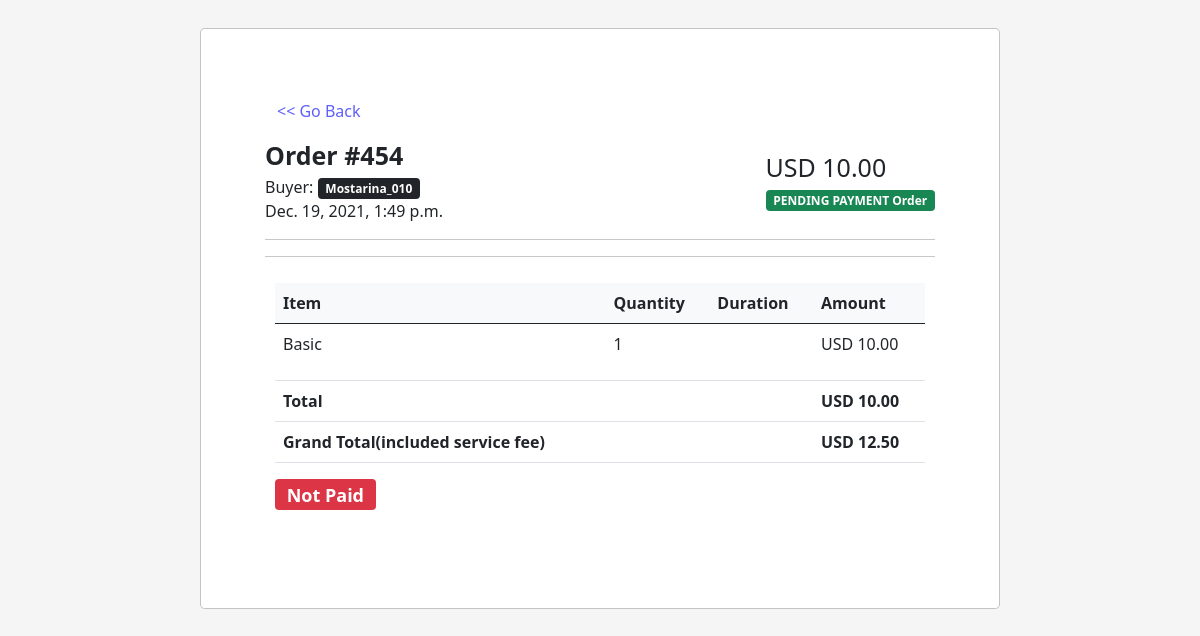
The app's page /adminpanel/order_details/454/ (signed in) with its own data.
### mainApp/models.py (models this page shows, shortened)
class Checkout(models.Model):
    ORDER_CHOICES = (
        ("PENDING PAYMENT", "PENDING PAYMENT"),
        ("ACTIVE", "ACTIVE"),
        ("LATE", "LATE"),
        ("COMPLETED", "COMPLETED"),
        ("DELIVERED", "DELIVERED"),
        ("CANCELLED", "CANCELLED"),
        ("ON REVIEW", "ON REVIEW")
    )
    slug = models.SlugField(max_length=120, null=True, unique=True)
    user = models.ForeignKey(User, on_delete=models.CASCADE)
    seller = models.ForeignKey(
        User, on_delete=models.CASCADE, null=True, related_name='seller')
    created_at = models.DateTimeField(auto_now_add=True)
    updated_at = models.DateTimeField(auto_now_add=True)
    first_name = models.CharField(max_length=120)
    last_name = models.CharField(max_length=120)
    address = models.TextField(null=True)
    package = models.ForeignKey(OfferManager, on_delete=models.CASCADE)
    quantity = models.PositiveIntegerField(default=0)
    price = models.DecimalField(decimal_places=2, max_digits=10, default=0.00)
    total = models.DecimalField(decimal_places=2, max_digits=10, default=0.00)
    grand_total = models.DecimalField(
        decimal_places=2, max_digits=10, default=0.00, null=True)
    paid = models.BooleanField(default=False)
    due_date = models.DateField(null=True)
    order_status = models.CharField(max_length=200, choices=ORDER_CHOICES, default="PENDING PAYMENT")
    is_submitted = models.BooleanField(null=True, blank=True, default=False)
    order_is_seen = models.BooleanField(null=True, blank=True, default=False)
    is_complete = models.BooleanField(default=False, null=True)
    is_cancel = models.BooleanField(default=False, null=True)
    on_review = models.BooleanField(default=False, null=True)
    rated = models.BooleanField(default=False)
    order_submitted_is_seen = models.BooleanField(null=True, blank=True, default=False)
    is_checked = models.BooleanField(default=False)
    buyer_check = models.BooleanField(default=False)
    def save(self, *args, **kwargs):
        self.total = self.price*self.quantity
        service_fee = self.total * 25 / 100
        self.grand_total = self.total + service_fee
        super().save(*args, **kwargs)

class OfferManager(models.Model):
    offer = models.ForeignKey(Offer, on_delete=models.CASCADE, null=True)
    package = models.ForeignKey(Package, on_delete=models.CASCADE, null=True)
    price = models.DecimalField(max_digits=10, decimal_places=2, default=0.00)

class Package(models.Model):
    management_duration_choices = (
        ("1", "1"),
        ("2", "2"),
        ("3", "3"),
        ("4", "4"),
        ("5", "5"),
        ("6", "6"),
        ("7", "7"),
        ("8", "8"),
        ("9", "9"),
        ("10", "10"),
        ("11", "11"),
        ("12", "12"),
        ("13", "13"),
        ("14", "14"),
        ("15", "15")
    )
    title = models.CharField(max_length=120)
    delivery_time = models.ForeignKey(
        DeliveryTime, on_delete=models.CASCADE, null=True)
    package_desc = models.TextField(null=True)
    revision_basic = models.ForeignKey(Revision, on_delete=models.SET_NULL, null=True, blank=True, related_name="revision_basic")
    revision_standard = models.ForeignKey(Revision, on_delete=models.SET_NULL, null=True, blank=True, related_name="revision_standard")
    revision_premium = models.ForeignKey(Revision, on_delete=models.SET_NULL, null=True, blank=True, related_name="revision_premium")
    num_of_pages_for_basic = models.ForeignKey(NumberOfPage, on_delete=models.SET_NULL, null=True, related_name="num_of_pages_for_basic", blank=True)
    num_of_pages_for_standard = models.ForeignKey(NumberOfPage, on_delete=models.SET_NULL, null=True, related_name="num_of_pages_for_standard", blank=True)
    num_of_pages_for_premium = models.ForeignKey(NumberOfPage, on_delete=models.SET_NULL, null=True, related_name="num_of_pages_for_premium", blank=True)
    is_responsive_basic = models.BooleanField(default=False, null=True, blank=True)
    is_responsive_standard = models.BooleanField(default=False, null=True, blank=True)
    is_responsive_premium = models.BooleanField(default=False, null=True, blank=True)
    setup_payment = models.BooleanField(default=False, null=True, blank=True)
    will_deploy = models.BooleanField(default=False, null=True, blank=True)
    is_compitable = models.BooleanField(default=False, null=True, blank=True)
    supported_formats = models.ManyToManyField(FileFormats, blank=True)
    provide_vector = models.BooleanField(default=False, null=True, blank=True)
    is_3dmockup = models.BooleanField(default=False, null=True, blank=True)
    is_high_res_for_basic = models.BooleanField(default=False, null=True, blank=True)
    is_high_res_for_standard = models.BooleanField(default=False, null=True, blank=True)
    is_high_res_for_premium = models.BooleanField(default=False, null=True, blank=True)
    will_sourcefile_for_basic = models.BooleanField(default=False, null=True, blank=True)
    will_sourcefile_for_standard = models.BooleanField(default=False, null=True, blank=True)
    will_sourcefile_for_premium = models.BooleanField(default=False, null=True, blank=True)
    is_campaign_optimization = models.BooleanField(default=False, null=True, blank=True)
    management_duration = models.CharField(max_length=120, choices=management_duration_choices, null=True, blank=True)
    video_length = models.PositiveBigIntegerField(default=0, null=True, blank=True)
    will_embedded_sub = models.BooleanField(default=False, null=True, blank=True)
    is_transactioable = models.BooleanField(default=False, null=True, blank=True)
    is_translated = models.BooleanField(default=False, null=True, blank=True)
    will_srt_logo = models.BooleanField(default=False, null=True, blank=True)
    will_add_logo = models.BooleanField(default=False, null=True, blank=True)
    provide_pdf = models.BooleanField(null=True, default=False, blank=True)
    max_data = models.CharField(max_length=450, null=True, blank=True)
    provide_excel = models.BooleanField(default=False, null=True, blank=True)

### AdminPanel/views.py (the view)
# urls.py: path("order_details/<int:id>/", views.order_details, name="order_details"),
@login_required(login_url="admin-login")
def order_details(request, id):
    order_details = Checkout.objects.get(pk=id)
    order_details.is_checked = True
    order_details.save()
    nots = NotificationModel.objects.filter(has_checked=False).count()
    args = {
        "order_details": order_details,
        "nots": nots,
    }
    return render(request, "admin_order_Details.html", args)

### AdminPanel/templates/admin_order_Details.html (shortened to what this page needs)
{% load static %}
{% include 'base.html' %}
<link rel="stylesheet" href="{% static 'css/adminpanel.css' %}">
    <div class="container">
        <div class="modal-dialog modal-lg modal-dialog-centered" role="document">
        <div class="modal-content">
        <div class="modal-body">
    <div class="main__content container">
        <a href="{% url 'AdminHome' %}"><button class="go-back-button mb-2 btn btn-dark"> << Go Back </button></a>
        <div class="order____details">
          <div class="order__first__colum">
            <p><span class="order__info fw-bold">Order #{{order_details.id}}
              <p>Buyer:  <span class="badge bg-dark"> {{order_details.user}}</span><br>{{order_details.created_at}}</p>
          </div>
          <div class="order__second__colum">
            <p class="erned____amount">USD {{order_details.total}}</p>
            <p><span class="badge bg-success">{{order_details.order_status}} Order</span><p>
        </div>
      </div>
      <hr>
      <div class="order___description">
        <hr>
      </div>
      <div class="order___table table-responsive">
        <table class="table">
          <thead class="bg-light">
            <tr>
              <th scope="col">Item</th>
              <th scope="col">Quantity</th>
              <th scope="col">Duration</th>
              <th scope="col">Amount</th>
            </tr>
          </thead>
          <tbody>
            <tr>
              <td><p>{{ order_details.package.package.title }}</p>
              </td>
              <td>{{ order_details.quantity }}</td>
              <td>{{ duration }}</td>
              <td>USD {{ order_details.total }}</td>
            </tr>
            <tr>
              <td class="fw-bold">Total</td>
              <td></td>
              <td></td>
              <td class="fw-bold">USD {{ order_details.total }}</td>
            </tr>
            <tr>
              <td class="fw-bold">Grand Total<span class="include__service">(included service fee)</span></td>
              <td></td>
              <td></td>
            <td class="fw-bold">USD {{ order_details.grand_total }}</td>
            </tr>
          </tbody>
        </table>
        <h4>
            {% if order_details.paid == False %}
                <p class="badge bg-danger">Not Paid</p>
            {% else %}
             <p class="badge bg-success">Paid</p>
             {% endif %}
            </h4>
      </div>
      </div>
      </div>
    </div>
   </div>
      </div>

### static/css/adminpanel.css (style rules this page uses)
:root { --main-bg-color: #bbe7f2; --main-text-color: #437e8c; --second-text-color: #bbbec5; --second-bg-color: #c1efde; }
body { width: 100% !important; }
* { padding: 0; margin: 0; text-decoration: none !important; }
.main__content { width: 100%; background-color: #fff; padding: 48px; }
.order____details { display: flex; justify-content: space-between; align-items: center; flex-wrap: wrap; }
.order____details p { margin-block-end: 0; margin-block-start: 0; }
.order__info { font-size: 25px; }
.erned____amount { font-size: 25px; }
.order___table { width: 100%; padding: 10px; }

### AdminPanel/templates/admin_order_Details.html (style rules this page uses)
body { background-color: #f5f5f5; }
.go-back-button { background: none; border: none; color: rgb(95, 95, 252);; }

### records on screen
Checkout: id "454", user "Mostarina_010", created_at "Dec. 19, 2021, 1:49 p.m.", total "10.00", order_status "PENDING PAYMENT", package.package "Basic", quantity "1", grand_total "12.50"
